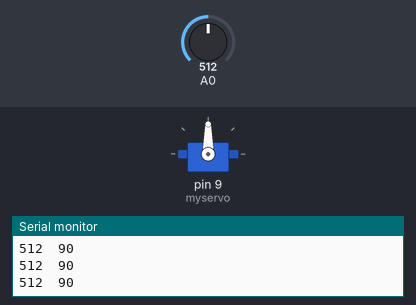
The sketch below on a simulated Arduino Uno, built with avr-gcc and run on an emulated ATmega328P. Parts: servo, the last lines printed to the serial monitor. The test bench sets the inputs (shaded band); at power-on: A0 = 512.

Above: at 2.2 s.
2.3 s: A0 set to 991
At 3.0 s:
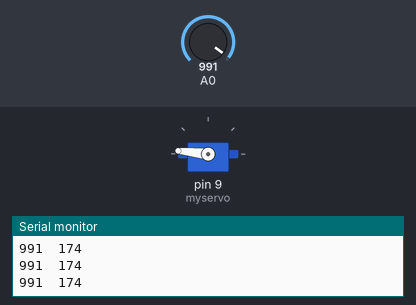
3.8 s: A0 set to 1014
At 4.1 s:
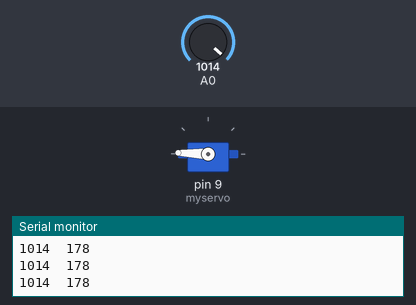
5.3 s: A0 set to 900
At 6.3 s:
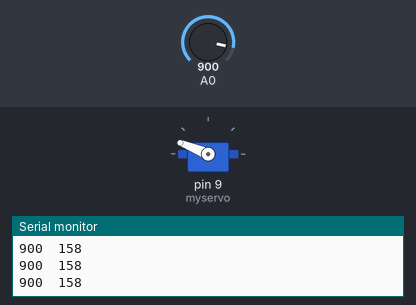
6.8 s: A0 set to 1023
At 7.7 s:
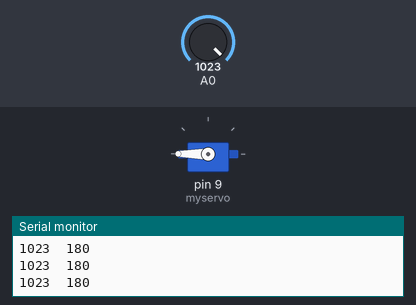
8.3 s: A0 set to 716
At 8.8 s:
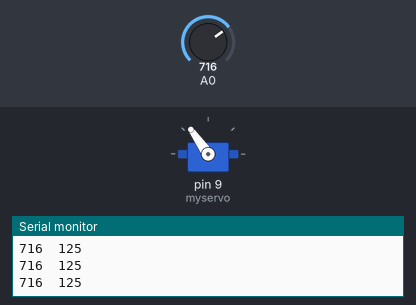
9.8 s: A0 set to 580
At 11.0 s:
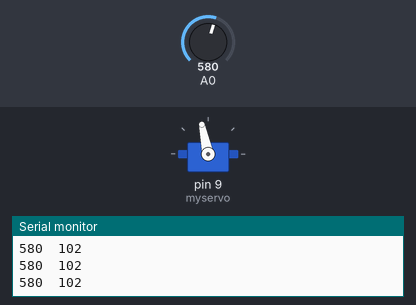
11.3 s: A0 set to 555
Timing chart, 0 to 14.3 s (numbered marks = the images above; inputs shaded):
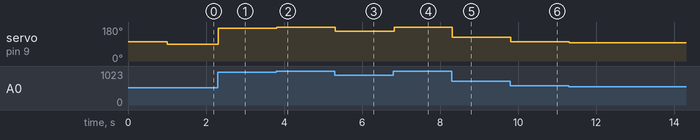

The sketch:

Claw.ino
```cpp
#include <Servo.h>
Servo myservo;

void setup() {
  // put your setup code here, to run once:
  Serial.begin(9600);
  myservo.attach(9);
  myservo.write(101);
  delay(1000);

}

void loop() {
  // put your main code here, to run repeatedly:

 int potRead = analogRead(A0);
 Serial.print(potRead);
 Serial.print("\t");
 int maps = map(potRead,0,1023,0,180);
 Serial.println(maps);
 myservo.write(maps);

}
```

Measured:
- after the input at 2.3 s, servo on pin 9 (myservo): 90° → 174° at once
- after the input at 3.8 s, servo on pin 9 (myservo): 174° → 178° at once
- after the input at 5.3 s, servo on pin 9 (myservo): 178° → 158° at once
- after the input at 6.8 s, servo on pin 9 (myservo): 158° → 180° at once
- after the input at 8.3 s, servo on pin 9 (myservo): 180° → 125° at once
- after the input at 9.8 s, servo on pin 9 (myservo): 125° → 102° at once
- after the input at 11.3 s, servo on pin 9 (myservo): 102° → 97° at once
